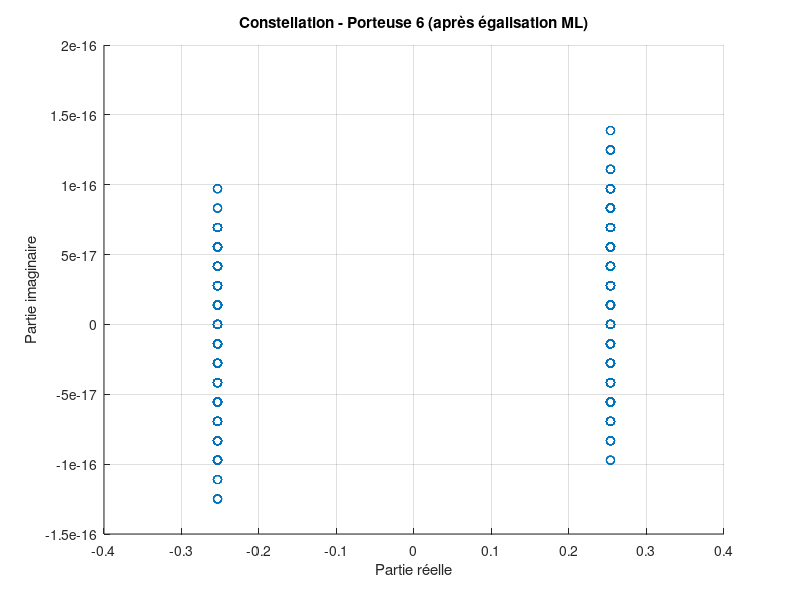
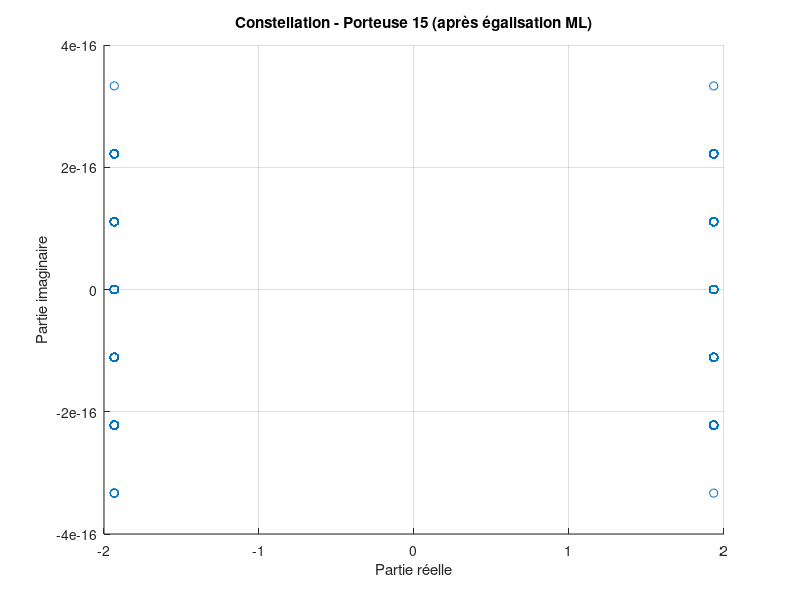

These charts were generated, in order, by the following MATLAB code:
clear all;
close all;

%%%%%%%%%%%%%%%%%%%%%%%%%%%%%%%%%%%%%%%%%%%%%%%%%%%%%%%%%%%%%%%%%%%%%%%%%%%
%                              Initialisation
%%%%%%%%%%%%%%%%%%%%%%%%%%%%%%%%%%%%%%%%%%%%%%%%%%%%%%%%%%%%%%%%%%%%%%%%%%%

% Variables
N = 16;                      % Nombre total de porteuses
N_actif = 16;                % Nombre de porteuses actives
nb_bits = 10000;             % Nombre total de bits
taille_garde = 2;            % Taille de l'intervalle de garde (en échantillons)

% Réponse impulsionnelle du canal
h = [0.407, 0.815, 0.407];

% Réponse en fréquence du canal
ck = fft(h, N);
matr_ck = repmat(ck(:), 1, nb_bits);

% Matrice des symboles (initialisation)
S = zeros(N, nb_bits);

%%%%%%%%%%%%%%%%%%%%%%%%%%%%%%%%%%%%%%%%%%%%%%%%%%%%%%%%%%%%%%%%%%%%%%%%%%%
%                            Modulation
%%%%%%%%%%%%%%%%%%%%%%%%%%%%%%%%%%%%%%%%%%%%%%%%%%%%%%%%%%%%%%%%%%%%%%%%%%%

% Mapping BPSK
for i = 1:N_actif
    S(i, :) = randi([0 1], 1, nb_bits) * 2 - 1;
end

% Génération du signal temporel via IFFT
Xe = ifft(S, N);

% Ajout du préfixe cyclique
prefixe_cyclique = Xe(N-taille_garde+1:end, :); % Copier la fin du symbole
Xe = [prefixe_cyclique; Xe];                   % Ajouter le préfixe au début
signalTemps = reshape(Xe, 1, nb_bits * (N + taille_garde));

%%%%%%%%%%%%%%%%%%%%%%%%%%%%%%%%%%%%%%%%%%%%%%%%%%%%%%%%%%%%%%%%%%%%%%%%%%%
%                      Passage dans le canal de transmission
%%%%%%%%%%%%%%%%%%%%%%%%%%%%%%%%%%%%%%%%%%%%%%%%%%%%%%%%%%%%%%%%%%%%%%%%%%%

% Filtrage du signal par le canal
signalCanal = filter(h, 1, signalTemps);

%%%%%%%%%%%%%%%%%%%%%%%%%%%%%%%%%%%%%%%%%%%%%%%%%%%%%%%%%%%%%%%%%%%%%%%%%%%
%                            Démodulation
%%%%%%%%%%%%%%%%%%%%%%%%%%%%%%%%%%%%%%%%%%%%%%%%%%%%%%%%%%%%%%%%%%%%%%%%%%%

% Reshape du signal reçu
signalRecu = reshape(signalCanal, N + taille_garde, nb_bits);

% Suppression du préfixe cyclique
Xs = signalRecu(taille_garde + 1:end, :);

% FFT pour retourner au domaine fréquentiel
symbolesRecus = fft(Xs, N);

%%%%%%%%%%%%%%%%%%%%%%%%%%%%%%%%%%%%%%%%%%%%%%%%%%%%%%%%%%%%%%%%%%%%%%%%%%%
%                       Égalisation ML (Maximum Likelihood)
%%%%%%%%%%%%%%%%%%%%%%%%%%%%%%%%%%%%%%%%%%%%%%%%%%%%%%%%%%%%%%%%%%%%%%%%%%%

% Application de l'égalisation ML
symbolesEgales = conj(matr_ck) .* symbolesRecus;

%%%%%%%%%%%%%%%%%%%%%%%%%%%%%%%%%%%%%%%%%%%%%%%%%%%%%%%%%%%%%%%%%%%%%%%%%%%
%                       Constellations (porteuses 6 et 15)
%%%%%%%%%%%%%%%%%%%%%%%%%%%%%%%%%%%%%%%%%%%%%%%%%%%%%%%%%%%%%%%%%%%%%%%%%%%

% Constellation pour les porteuses 6 et 15 après égalisation
porteuse6 = symbolesEgales(6, :);
porteuse15 = symbolesEgales(15, :);

figure('Name', 'Constellation porteuse 6 après égalisation ML');
scatter(real(porteuse6), imag(porteuse6));
xlabel('Partie réelle');
ylabel('Partie imaginaire');
title('Constellation - Porteuse 6 (après égalisation ML)');
grid on;

figure('Name', 'Constellation porteuse 15 après égalisation ML');
scatter(real(porteuse15), imag(porteuse15));
xlabel('Partie réelle');
ylabel('Partie imaginaire');
title('Constellation - Porteuse 15 (après égalisation ML)');
grid on;

%%%%%%%%%%%%%%%%%%%%%%%%%%%%%%%%%%%%%%%%%%%%%%%%%%%%%%%%%%%%%%%%%%%%%%%%%%%
%                       Calcul du Taux d'Erreur Binaire (TEB)
%%%%%%%%%%%%%%%%%%%%%%%%%%%%%%%%%%%%%%%%%%%%%%%%%%%%%%%%%%%%%%%%%%%%%%%%%%%

% Décision sur les symboles égalisés
bitsRecus = real(symbolesEgales) > 0;
bitsRecus = bitsRecus * 2 - 1;

% Calcul du TEB
tauxErreurBinaire = mean(S ~= bitsRecus, "all");

% Affichage des résultats
disp(['Taux d''Erreur Binaire (TEB) : ', num2str(tauxErreurBinaire)]);
